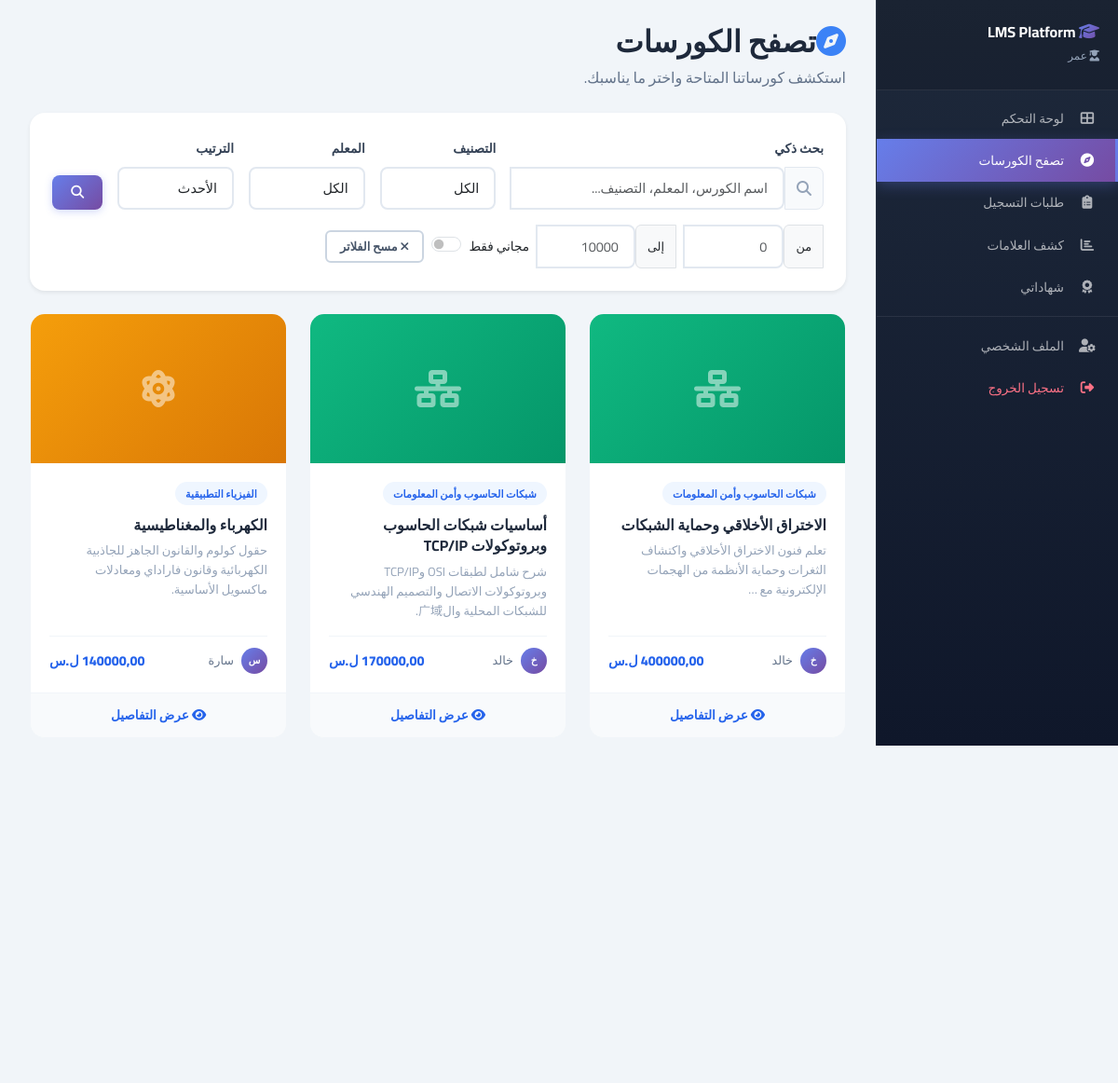
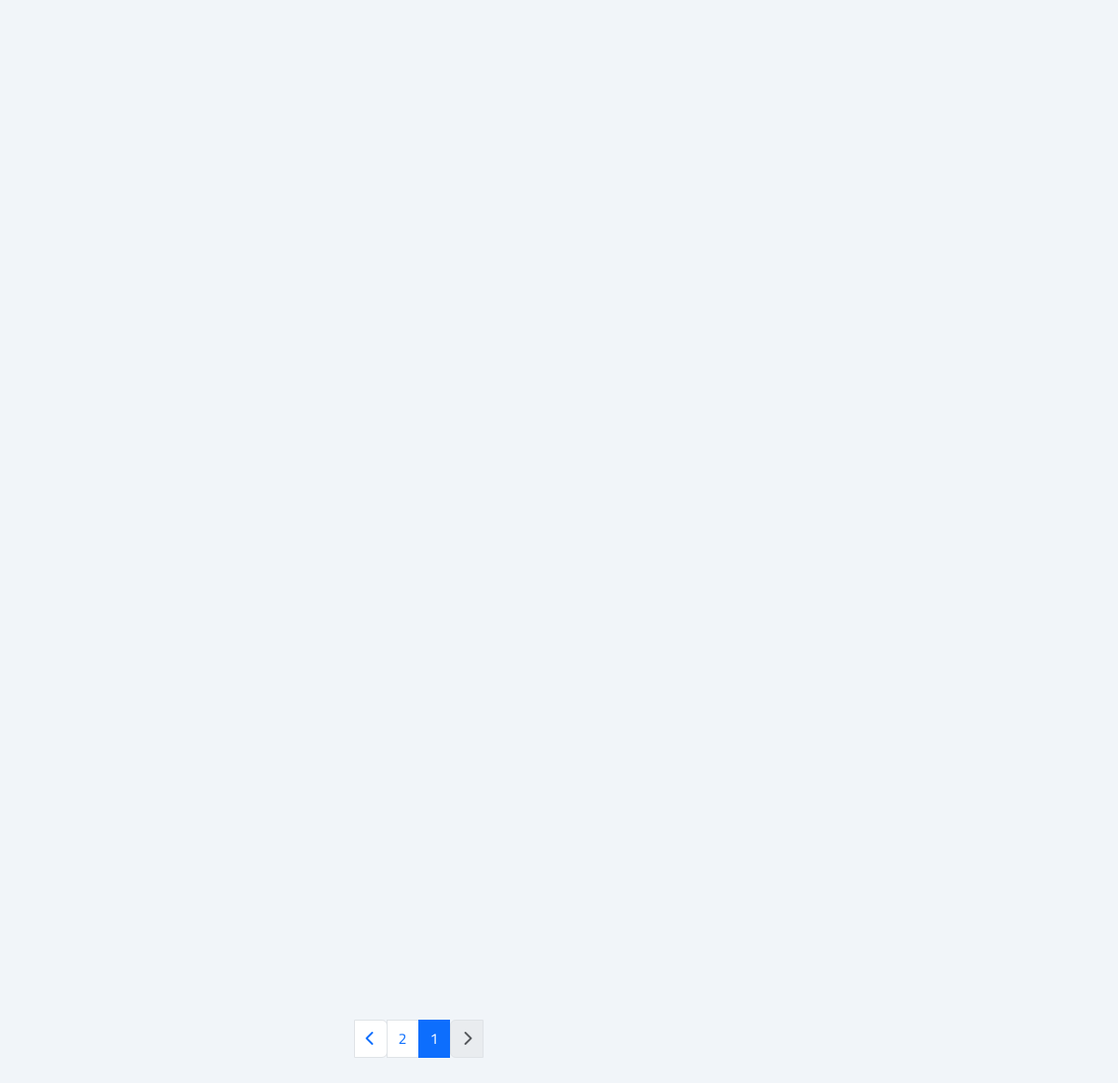
/courses/ (signed in), run on the app's committed database (2 pictures, top to bottom).
### core/models.py (models this page shows, shortened)
class SystemSettings(models.Model):
    platform_name = models.CharField(max_length=255, default="LMS Platform")
    support_email = models.EmailField(default="support@lms.com")
    enable_registration = models.BooleanField(default=True)
    enable_certificates = models.BooleanField(default=True)
    class Meta:
        verbose_name = "إعدادات النظام"

class Course(models.Model):
    STATUS_CHOICES = [('draft', 'مسودة'), ('published', 'منشور'), ('archived', 'مؤرشف')]
    title = models.CharField(max_length=200)
    description = models.TextField()
    teacher = models.ForeignKey(User, on_delete=models.CASCADE, limit_choices_to={'profile__role': 'teacher'})
    category = models.ForeignKey(Category, on_delete=models.SET_NULL, null=True)
    price = models.DecimalField(max_digits=10, decimal_places=2, default=0.00)
    status = models.CharField(max_length=20, choices=STATUS_CHOICES, default='draft')
    created_at = models.DateTimeField(auto_now_add=True)

class Category(models.Model):
    name = models.CharField(max_length=100)
    description = models.TextField(blank=True)

### core/views.py (the view, shortened to what this page needs)
# urls.py: path('courses/', views.course_list, name='course_list'),
def course_list(request):
    courses = Course.objects.filter(status='published').annotate(
        avg_rating=Avg('review__rating'),
        students_count=Count('enrollment', filter=Q(enrollment__status='approved'))
    )
    search = request.GET.get('search')
    category_id = request.GET.get('category')
    if category_id:
        courses = courses.filter(category_id=category_id)
    teacher = request.GET.get('teacher')
    if teacher:
        courses = courses.filter(teacher__username=teacher)
    price_min = request.GET.get('price_min')
    if price_min:
        courses = courses.filter(price__gte=price_min)
    price_max = request.GET.get('price_max')
    if price_max:
        courses = courses.filter(price__lte=price_max)
    free_only = request.GET.get('free')
    if free_only:
        courses = courses.filter(price=0)
    sort = request.GET.get('sort', 'newest')
    if sort == 'oldest':
        courses = courses.order_by('created_at')
    elif sort == 'price_low':
        courses = courses.order_by('price')
    elif sort == 'price_high':
        courses = courses.order_by('-price')
    elif sort == 'rating':
        courses = courses.order_by('-avg_rating')
    elif sort == 'students':
        courses = courses.order_by('-students_count')
    else:
        courses = courses.order_by('-created_at')
    categories = Category.objects.all()
    teachers = User.objects.filter(profile__role='teacher', profile__is_approved=True).distinct()
    paginator = Paginator(courses, ITEMS_PER_PAGE)
    page_number = request.GET.get('page')
    page_obj = paginator.get_page(page_number)
    return render(request, 'courses/list.html', {
        'courses': page_obj,
        'page_obj': page_obj,
        'categories': categories,
        'teachers': teachers,
        'selected_category': category_id,
        'search': search,
        'selected_teacher': teacher,
        'selected_sort': sort,
        'price_min': price_min,
        'price_max': price_max,
        'free_only': free_only,
    })

### templates/courses/list.html (shortened to what this page needs)
{% extends 'base.html' %}
{% block content %}
<div class="mb-4">
    <h2 style="font-weight:800;color:var(--gray-800);margin-bottom:0.25rem;">
        <i class="fas fa-compass ml-2" style="color:var(--primary-500);"></i>تصفح الكورسات
    </h2>
    <p style="color:var(--gray-500);margin:0;">استكشف كورساتنا المتاحة واختر ما يناسبك.</p>
</div>
<div class="card border-0 shadow-sm mb-4">
    <div class="card-body">
        <form method="get" class="row g-3 align-items-end">
            <div class="col-md-5">
                <label class="form-label fw-600" style="font-size:0.85rem;">بحث ذكي</label>
                <div class="input-group">
                    <span class="input-group-text" style="background:var(--gray-50);border-color:var(--gray-200);border-radius:0 var(--radius-md) var(--radius-md) 0;">
                        <i class="fas fa-search" style="color:var(--gray-400);"></i>
                    </span>
                    <input type="text" name="search" class="form-control" placeholder="اسم الكورس، المعلم، التصنيف..." value="{{ search|default:'' }}">
                </div>
            </div>
            <div class="col-md-2">
                <label class="form-label fw-600" style="font-size:0.85rem;">التصنيف</label>
                <select class="form-select" name="category">
                    <option value="">الكل</option>
                </select>
            </div>
            <div class="col-md-2">
                <label class="form-label fw-600" style="font-size:0.85rem;">المعلم</label>
                <select class="form-select" name="teacher">
                    <option value="">الكل</option>
                </select>
            </div>
            <div class="col-md-2">
                <label class="form-label fw-600" style="font-size:0.85rem;">الترتيب</label>
                <select class="form-select" name="sort">
                    <option value="newest" {% if selected_sort == 'newest' %}selected{% endif %}>الأحدث</option>
                </select>
            </div>
            <div class="col-md-1">
                <button type="submit" class="btn btn-primary w-100">
                    <i class="fas fa-search"></i>
                </button>
            </div>
            <div class="col-12">
                <div class="d-flex gap-2 flex-wrap align-items-center">
                    <div class="input-group" style="max-width:150px;">
                        <span class="input-group-text" style="font-size:0.8rem;">من</span>
                        <input type="number" name="price_min" class="form-control form-control-sm" placeholder="0" value="{{ price_min|default:'' }}" min="0">
                    </div>
                    <div class="input-group" style="max-width:150px;">
                        <span class="input-group-text" style="font-size:0.8rem;">إلى</span>
                        <input type="number" name="price_max" class="form-control form-control-sm" placeholder="10000" value="{{ price_max|default:'' }}" min="0">
                    </div>
                    <div class="form-check form-switch">
                        <input class="form-check-input" type="checkbox" name="free" value="1" id="freeFilter" {% if free_only %}checked{% endif %}>
                        <label class="form-check-label" for="freeFilter" style="font-size:0.85rem;">مجاني فقط</label>
                    </div>
                    <a href="{% url 'course_list' %}" class="btn btn-sm btn-outline-secondary">
                        <i class="fas fa-times ml-1"></i> مسح الفلاتر
                    </a>
                </div>
            </div>
        </form>
    </div>
</div>
<div class="row g-4">
    {% for course in courses %}
    <div class="col-lg-4 col-md-6">
        <div class="course-card" style="background:#fff;border-radius:var(--radius-xl);overflow:hidden;border:1px solid var(--gray-100);transition:all var(--transition-default);height:100%;display:flex;flex-direction:column;">
            <div style="height:160px;position:relative;overflow:hidden;">
                {% if course.category.name %}
                    {% if 'برمجة' in course.category.name %}
                        <div style="width:100%;height:100%;background:var(--gradient-primary);display:flex;align-items:center;justify-content:center;">
                    {% elif 'ذكاء' in course.category.name %}
                        <div style="width:100%;height:100%;background:var(--gradient-violet);display:flex;align-items:center;justify-content:center;">
                    {% elif 'رياضيات' in course.category.name %}
                        <div style="width:100%;height:100%;background:var(--gradient-cyan);display:flex;align-items:center;justify-content:center;">
                    {% elif 'فيزياء' in course.category.name %}
                        <div style="width:100%;height:100%;background:var(--gradient-amber);display:flex;align-items:center;justify-content:center;">
                    {% elif 'شبكات' in course.category.name %}
                        <div style="width:100%;height:100%;background:var(--gradient-emerald);display:flex;align-items:center;justify-content:center;">
                    {% else %}
                        <div style="width:100%;height:100%;background:var(--gradient-rose);display:flex;align-items:center;justify-content:center;">
                    {% endif %}
                        <i class="fas {% if 'برمجة' in course.category.name %}fa-code{% elif 'ذكاء' in course.category.name %}fa-brain{% elif 'رياضيات' in course.category.name %}fa-square-root-variable{% elif 'فيزياء' in course.category.name %}fa-atom{% elif 'شبكات' in course.category.name %}fa-network-wired{% else %}fa-book{% endif %}" style="font-size:2.5rem;color:rgba(255,255,255,0.5);"></i>
                    </div>
                {% else %}
                    <div style="width:100%;height:100%;background:var(--gradient-primary);display:flex;align-items:center;justify-content:center;">
                        <i class="fas fa-book" style="font-size:2.5rem;color:rgba(255,255,255,0.5);"></i>
                    </div>
                {% endif %}
            </div>
            <div style="padding:1.25rem;flex:1;display:flex;flex-direction:column;">
                <span style="display:inline-block;background:var(--primary-50);color:var(--primary-600);padding:0.2rem 0.7rem;border-radius:var(--radius-full);font-size:0.7rem;font-weight:600;margin-bottom:0.6rem;width:fit-content;">{{ course.category.name|default:"عام" }}</span>
                <h6 style="font-size:1rem;font-weight:700;color:var(--gray-800);margin-bottom:0.4rem;line-height:1.4;">{{ course.title }}</h6>
                <p style="color:var(--gray-400);font-size:0.82rem;line-height:1.6;flex:1;">{{ course.description|truncatewords:12 }}</p>
                <div style="display:flex;align-items:center;justify-content:space-between;padding-top:0.75rem;border-top:1px solid var(--gray-100);margin-top:auto;">
                    <div style="display:flex;align-items:center;gap:0.5rem;font-size:0.8rem;color:var(--gray-500);">
                        <div style="width:28px;height:28px;border-radius:50%;background:var(--gradient-primary);display:flex;align-items:center;justify-content:center;color:#fff;font-size:0.65rem;font-weight:700;">
                            {{ course.teacher.first_name.0|default:course.teacher.username.0 }}
                        </div>
                        <span>{{ course.teacher.first_name|default:course.teacher.username }}</span>
                    </div>
                    <span style="font-weight:800;color:{% if course.price == 0 %}var(--emerald-500){% else %}var(--primary-600){% endif %};font-size:0.9rem;">
                        {% if course.price == 0 %}مجاناً{% else %}{{ course.price }} ل.س{% endif %}
                    </span>
                </div>
            </div>
            <a href="{% url 'course_detail' course.id %}" style="display:block;text-align:center;padding:0.75rem;background:var(--gray-50);color:var(--primary-600);font-weight:700;font-size:0.85rem;text-decoration:none;border-top:1px solid var(--gray-100);transition:all var(--transition-fast);">
                <i class="fas fa-eye ml-1"></i> عرض التفاصيل
            </a>
        </div>
    </div>
    {% endfor %}
</div>
{% include 'includes/pagination.html' %}
{% endblock %}

### templates/includes/sidebar.html (shortened to what this page needs)
<div id="sidebar-wrapper" dir="rtl">
    <div class="sidebar-heading">
        <h5>
            <i class="fas fa-graduation-cap"></i>
            {{ site_settings.platform_name|default:"منصة التميز" }}
        </h5>
        <small>
            {% if request.user.profile.role == 'admin' %}
                <i class="fas fa-shield-alt"></i> مدير النظام
            {% elif request.user.profile.role == 'teacher' %}
                <i class="fas fa-chalkboard-teacher"></i> {{ request.user.first_name|default:request.user.username }}
            {% elif request.user.profile.role == 'student' %}
                <i class="fas fa-user-graduate"></i> {{ request.user.first_name|default:request.user.username }}
            {% endif %}
        </small>
    </div>
    <div class="list-group list-group-flush">
        {% if request.user.profile.role == 'student' %}
            <a href="{% url 'student_dashboard' %}" class="list-group-item {% if request.resolver_match.url_name == 'student_dashboard' %}active{% endif %}">
                <i class="fas fa-th-large"></i> لوحة التحكم
            </a>
            <a href="{% url 'course_list' %}" class="list-group-item {% if request.resolver_match.url_name == 'course_list' %}active{% endif %}">
                <i class="fas fa-compass"></i> تصفح الكورسات
            </a>
            <a href="{% url 'student_enrollments_history' %}" class="list-group-item {% if request.resolver_match.url_name == 'student_enrollments_history' %}active{% endif %}">
                <i class="fas fa-clipboard-list"></i> طلبات التسجيل
            </a>
            <a href="{% url 'student_scorecard' %}" class="list-group-item {% if request.resolver_match.url_name == 'student_scorecard' %}active{% endif %}">
                <i class="fas fa-chart-bar"></i> كشف العلامات
            </a>
            <a href="{% url 'student_certificates_history' %}" class="list-group-item {% if request.resolver_match.url_name == 'student_certificates_history' %}active{% endif %}">
                <i class="fas fa-award"></i> شهاداتي
            </a>
        {% endif %}
        <div style="border-top: 1px solid rgba(255,255,255,0.08); margin-top: 0.5rem; padding-top: 0.5rem;">
            <a href="{% url 'profile' %}" class="list-group-item">
                <i class="fas fa-user-cog"></i> الملف الشخصي
            </a>
            <a href="{% url 'logout' %}" class="list-group-item" style="color: var(--rose-400) !important;">
                <i class="fas fa-sign-out-alt"></i> تسجيل الخروج
            </a>
        </div>
    </div>
</div>

### data on the page
SystemSettings: platform_name "LMS Platform"
Course: category.name "شبكات الحاسوب وأمن المعلومات", title "الاختراق الأخلاقي وحماية الشبكات", description "تعلم فنون الاختراق الأخلاقي واكتشاف الثغرات وحماية الأنظمة من الهجمات الإلكترونية مع …", teacher.first_name.0 "خ", teacher.first_name "خالد"
Course: category.name "شبكات الحاسوب وأمن المعلومات", title "أساسيات شبكات الحاسوب وبروتوكولات TCP/IP", description "شرح شامل لطبقات OSI وTCP/IP وبروتوكولات الاتصال والتصميم الهندسي للشبكات المحلية وال广域.", teacher.first_name.0 "خ", teacher.first_name "خالد"
Course: category.name "الفيزياء التطبيقية", title "الكهرباء والمغناطيسية", description "حقول كولوم والقانون الجاهز للجاذبية الكهربائية وقانون فاراداي ومعادلات ماكسويل الأساسية.", teacher.first_name.0 "س", teacher.first_name "سارة"

### other printed values
{{ request.user.first_name|default:request.user.username }} "عمر"
{{ num }} "1"
{{ num }} "2"
